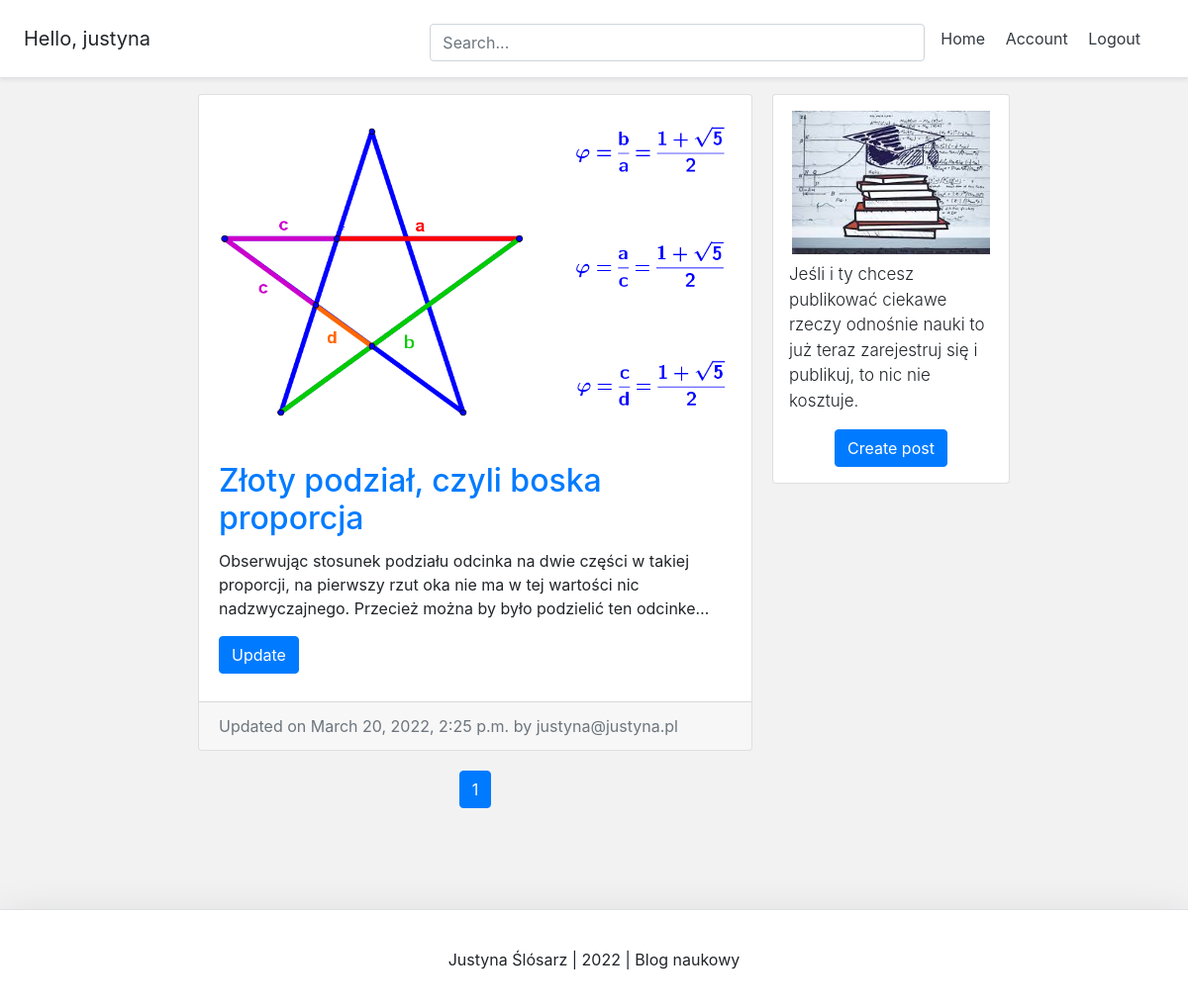
The page / (signed in) on the database its author committed.
### account/models.py (models this page shows, shortened)
class Account(AbstractBaseUser):
	email 						=models.EmailField(verbose_name="email", max_length=60, unique=True)
	username					=models.CharField(max_length=30, unique=True)
	date_joined					=models.DateTimeField(verbose_name='date joined', auto_now_add=True)
	last_login					=models.DateTimeField(verbose_name='last login', auto_now=True)
	is_admin					=models.BooleanField(default=False)
	is_active					=models.BooleanField(default=True)
	is_staff					=models.BooleanField(default=False)
	is_superuser				=models.BooleanField(default=False)
	USERNAME_FIELD = 'email'
	REQUIRED_FIELDS=['username']
	objects=MyAccountManager()

### blog/models.py (models this page shows)
class BlogPost(models.Model):
    title = models.CharField(max_length=50, null=False, blank=False)
    body = models.TextField(max_length=5000, null=False, blank=False)
    image = models.ImageField(upload_to=upload_location, null=True, blank=True)
    date_published = models.DateTimeField(auto_now_add=True, verbose_name="date published")
    date_updated = models.DateTimeField(auto_now=True, verbose_name="date updated")
    author = models.ForeignKey(settings.AUTH_USER_MODEL, on_delete=models.CASCADE)
    slug = models.SlugField(blank=True, unique=True)

### personal/views.py (the view)
# urls.py: path('', home_screen_view, name='home'),
def home_screen_view(request, *args, **kwargs):
    context = {}
    query = ""
    if request.GET:
        query = request.GET.get('q', '')
        context['query'] = str(query)
    blog_posts = sorted(get_blog_queryset(query), key=attrgetter('date_updated'), reverse=True)
    page = request.GET.get('page', 1)
    blog_posts_paginator = Paginator(blog_posts, BLOG_POSTS_PER_PAGE)
    try:
        blog_posts = blog_posts_paginator.page(page)
    except PageNotAnInteger:
        blog_posts = blog_posts_paginator.page(BLOG_POSTS_PER_PAGE)
    except EmptyPage:
        blog_posts = blog_posts_paginator.page(blog_posts_paginator.num_pages)
    context['blog_posts'] = blog_posts
    return render(request, "personal/home.html", context)

### blog/views.py (called while the page is built)
def get_blog_queryset(query=None):
    queryset = []
    queries = query.split(" ")
    for q in queries:
        posts = BlogPost.objects.filter(
            Q(title__contains=q) |
            Q(body__icontains=q)
        ).distinct()
        for post in posts:
            queryset.append(post)
    return list(set(queryset))

### personal/templates/personal/home.html (shortened to what this page needs)
{% extends 'base.html' %}
{% load static %}
{% block content %}
    <div class="container">
        <div class="row">
            <div class="left-column col-lg-7 offset-lg-1">
                {% if blog_posts %}
                    {% for post in blog_posts %}
                        <div class="blog-post-container">
                            {% include 'blog/snippets/blog_post_snippet.html' with blog_post=post %}
                        </div>
                    {% endfor %}
                {% else %}
                    <div class="blog-post-container">
                        {% include 'blog/snippets/blog_post_snippet.html' with query=query %}
                    </div>
                {% endif %}
                {% include 'blog/snippets/blog_post_pagination.html' with blog_posts=blog_posts %}
            </div>
            <div class="right-column col-lg-3 d-lg-flex d-none flex-column">
                <div class="card create-post-bar d-flex flex-column p-3">
                    <img class="img-fluid d-block m-auto pb-2" src="{% static 'nauka.jpg' %}" width="200"
                         height="200">
                    <p class="lead">Jeśli i ty chcesz publikować ciekawe rzeczy odnośnie nauki to już teraz zarejestruj się i publikuj, to nic nie kosztuje.</p>
                    <p class="m-auto"><a class="btn btn-primary" href="{% url 'blog:create' %}">Create post</a></p>
                </div>
            </div>
        </div>
    </div>
{% endblock content %}

### templates/snippets/header.html (shortened to what this page needs)
  <div class="d-flex flex-column flex-md-row align-items-center p-3 px-md-4 mb-3 bg-white border-bottom shadow-sm">
    <h5 class="my-0 mr-md-auto font-weight-normal">
        {% if request.user.is_authenticated %}
            <p class="m-auto">Hello, {{ request.user.username }}</p>
        {% endif %}
    </h5>
    <div class="search-bar mt-sm-2 mr-2">
        <form method="get">
            <input class="form-control" type="text" name="q" id="id_q" placeholder="Search...">
        </form>
    </div>
    <nav class="my-2 my-md-0 mr-md-3">
        {% if request.user.is_authenticated %}
            <a class="p-2 text-dark" href="{% url 'home' %}">Home</a>
            <a class="p-2 text-dark" href="{% url 'account' %}">Account</a>
            <a class="p-2 text-dark" href="{% url 'logout' %}">Logout</a>
        {% else %}
            <a class="p-2 text-dark" href="{% url 'home' %}">Home</a>
            <a class="p-2 text-dark" href="{% url 'login' %}">Login</a>
            <a class="btn btn-outline-primary" href="{% url 'register' %}">Register</a>
        {% endif %}
    </nav>
</div>

### blog/templates/blog/snippets/blog_post_snippet.html (shortened to what this page needs)
{% if blog_post %}
    <div class="container">
        <div class="row">
            <div class="card m-auto">
                <a href="{% url 'blog:detail' post.slug %}">
                    <img class="card-img-top" src="{{ blog_post.image.url }}">
                </a>
                <div class="card-body mt-2 mb-2">
                    <a href="{% url 'blog:detail' post.slug %}">
                        <h2 class="card-title">{{ blog_post.title }}</h2>
                    </a>
                    <p class="card-text">{{ blog_post.body|safe|truncatechars:180 }}</p>
                    {% if blog_post.author == request.user %}
                        <a href="{% url 'blog:edit' blog_post.slug %}" class="btn btn-primary">Update</a>
                    {% endif %}
                </div>
                <div class="card-footer text-muted">
                    Updated on {{ blog_post.date_updated }} by {{ blog_post.author }}
                </div>
            </div>
        </div>
    </div>
{% endif %}

### templates/snippets/base_css.html (style rules this page uses)
body { background-color: #f2f2f2; }

### templates/snippets/header.html (style rules this page uses)
.container { max-width: 960px; }
.search-bar { max-width: 500px; width: 100%; }
form { width: 100%; }

### personal/templates/personal/home.html (style rules this page uses)
@media (min-width: 768px) { .right-column { margin-left: 20px; } }
.blog-post-container { margin-bottom: 20px; width: 100%; }
.create-post-bar { background-color: #fff; margin-bottom: 20px; }
.left-column { padding: 0px; }
.right-column { padding: 0px; }
.lead { font-size: 17px; }

### blog/templates/blog/snippets/blog_post_snippet.html (style rules this page uses)
.card { max-width: 700px; width: 100%; }
.card-body { padding: 20px; }

### rows shown on the page
Account: user.username "justyna"
BlogPost: image (picture), title "Złoty podział, czyli boska proporcja", body "Obserwując stosunek podziału odcinka na dwie części w takiej proporcji, na pierwszy rzut oka nie ma w tej wartości nic nadzwyczajnego. Przecież można by było podzielić ten odcinke…", shows "Update", date_updated "March 20, 2022, 2:25 p.m.", author "justyna@justyna.pl"

### other values the page prints
{{ i }} "1"
